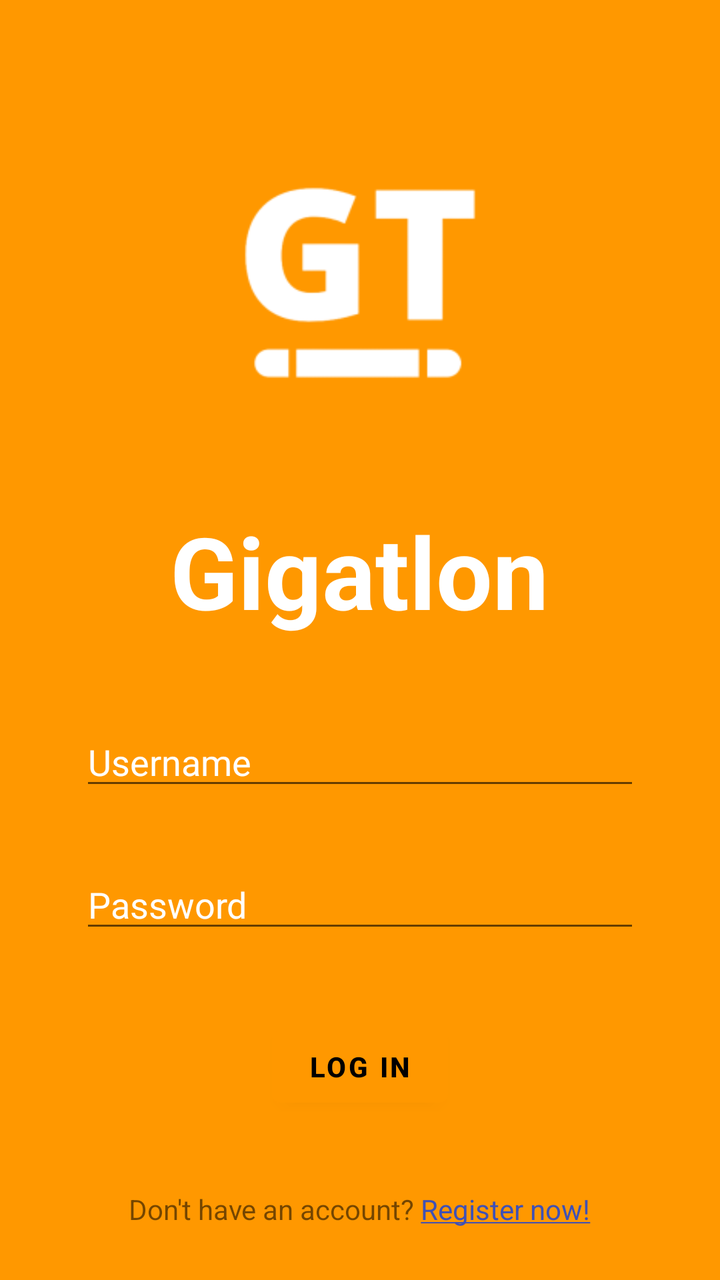
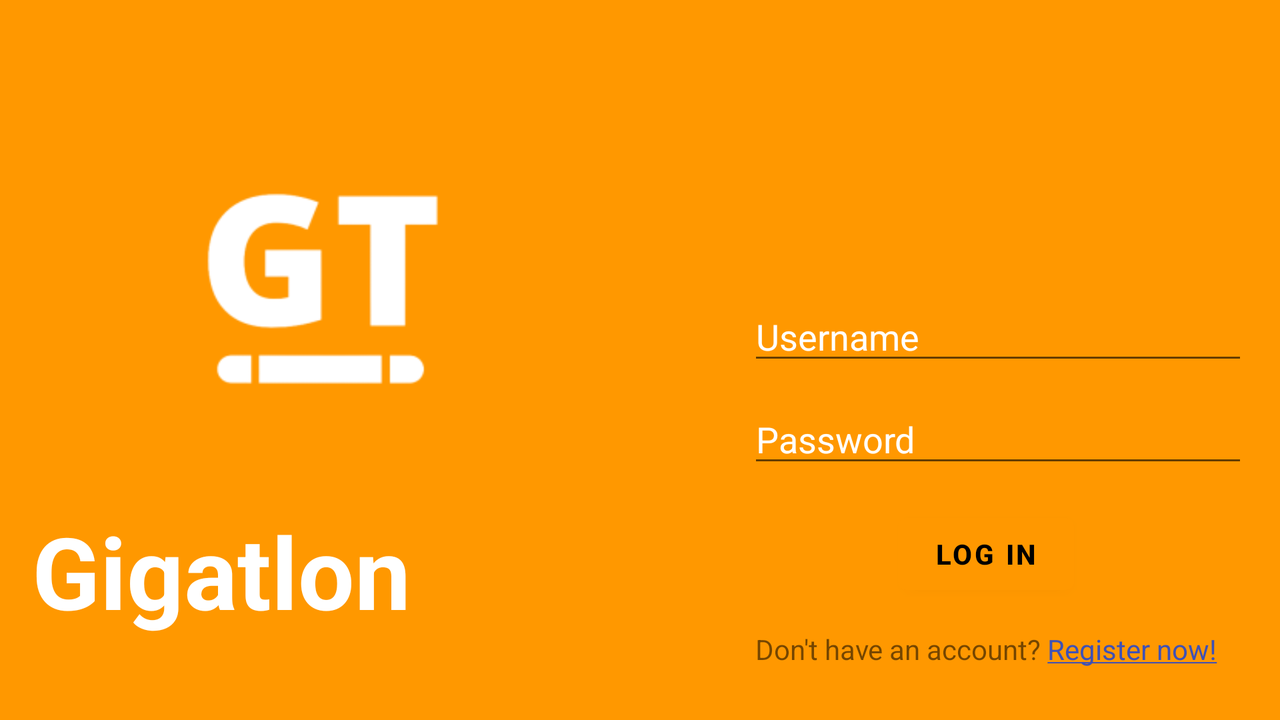

An Android layout and its configuration variant, each rendered on a device that would load it. The default file and the variant file are quoted in full after the pictures.
<!-- AndroidManifest.xml: application theme Theme.Gigatlon -->
<!-- res/layout/fragment_login.xml -->
<?xml version="1.0" encoding="utf-8"?>
<androidx.constraintlayout.widget.ConstraintLayout xmlns:android="http://schemas.android.com/apk/res/android"
    xmlns:app="http://schemas.android.com/apk/res-auto"
    xmlns:tools="http://schemas.android.com/tools"
    android:id="@+id/container"
    android:layout_width="match_parent"
    android:layout_height="match_parent"
    android:background="@color/orange"
    android:paddingLeft="@dimen/activity_horizontal_margin"
    android:paddingTop="@dimen/activity_vertical_margin"
    android:paddingRight="@dimen/activity_horizontal_margin"
    android:paddingBottom="@dimen/activity_vertical_margin"
    tools:context=".ui.logIn.fragment_logIn">

    <EditText
        android:id="@+id/username"
        android:layout_width="0dp"
        android:layout_height="wrap_content"
        android:layout_marginStart="24dp"
        android:layout_marginTop="40dp"
        android:layout_marginEnd="24dp"
        android:autofillHints="@string/prompt_email"
        android:hint="@string/prompt_email"
        android:inputType="textEmailAddress"
        android:selectAllOnFocus="true"
        android:textColor="#FFFFFF"
        android:textColorHighlight="#FFFFFF"
        android:textColorHint="#FFFFFF"
        android:textSize="@dimen/popup_text_size"
        app:layout_constraintEnd_toEndOf="parent"
        app:layout_constraintStart_toStartOf="parent"
        app:layout_constraintTop_toBottomOf="@+id/app_name" />

    <EditText
        android:id="@+id/password"
        android:layout_width="0dp"
        android:layout_height="wrap_content"
        android:layout_marginStart="24dp"
        android:layout_marginTop="30dp"
        android:layout_marginEnd="24dp"
        android:autofillHints="@string/prompt_password"
        android:hint="@string/prompt_password"
        android:imeActionLabel="@string/action_sign_in_short"
        android:imeOptions="actionDone"
        android:inputType="textPassword"
        android:selectAllOnFocus="true"
        android:textColor="#FFFFFF"
        android:textColorHint="#FFFFFF"
        android:textSize="@dimen/popup_text_size"
        app:layout_constraintEnd_toEndOf="parent"
        app:layout_constraintStart_toStartOf="parent"
        app:layout_constraintTop_toBottomOf="@+id/username" />

    <ProgressBar
        android:id="@+id/loading"
        android:layout_width="wrap_content"
        android:layout_height="wrap_content"
        android:layout_gravity="center"
        android:layout_marginStart="32dp"
        android:layout_marginTop="64dp"
        android:layout_marginEnd="32dp"
        android:layout_marginBottom="64dp"
        android:visibility="gone"
        app:layout_constraintBottom_toBottomOf="parent"
        app:layout_constraintEnd_toEndOf="@+id/password"
        app:layout_constraintStart_toStartOf="@+id/password"
        app:layout_constraintTop_toTopOf="parent"
        app:layout_constraintVertical_bias="0.3" />

    <TextView
        android:id="@+id/app_name"
        android:layout_width="wrap_content"
        android:layout_height="wrap_content"
        android:layout_marginTop="@dimen/Gigatlon_login"
        android:text="@string/app_name"
        android:textColor="?android:attr/textColorLink"
        android:textSize="@dimen/app_name_size"
        android:textStyle="bold"
        app:layout_constraintEnd_toEndOf="@+id/imageView5_l"
        app:layout_constraintStart_toStartOf="@+id/imageView5_l"
        app:layout_constraintTop_toTopOf="parent" />

    <ImageView
        android:id="@+id/imageView5_l"
        android:layout_width="@dimen/huge_icon_size"
        android:layout_height="@dimen/huge_icon_size"
        android:src="@mipmap/gigatlon_icon_2_foreground"
        app:layout_constraintEnd_toEndOf="parent"
        app:layout_constraintHorizontal_bias="0.495"
        app:layout_constraintStart_toStartOf="parent"
        app:layout_constraintTop_toTopOf="parent" />

    <Button
        android:id="@+id/confirm"
        style="@style/button"
        android:layout_width="wrap_content"
        android:layout_height="wrap_content"

        android:text="@string/log_in"
        android:textSize="@dimen/button_text_size"
        android:textStyle="bold"
        app:layout_constraintBottom_toTopOf="@+id/create_account"
        app:layout_constraintEnd_toEndOf="parent"
        app:layout_constraintStart_toStartOf="parent"
        app:layout_constraintTop_toBottomOf="@+id/password" />

    <TextView
        android:id="@+id/create_account"
        android:layout_width="wrap_content"
        android:layout_height="wrap_content"
        android:layout_marginBottom="10dp"
        android:linksClickable="false"
        android:text="@string/create_account"
        android:textColorLink="#3F51B5"
        android:textSize="@dimen/standard_text_size"
        app:layout_constraintBottom_toBottomOf="parent"
        app:layout_constraintEnd_toEndOf="parent"
        app:layout_constraintHorizontal_bias="0.497"
        app:layout_constraintStart_toStartOf="parent" />

</androidx.constraintlayout.widget.ConstraintLayout>
<!-- resources referenced by this layout -->
<resources>
  <color name="orange">#FF9800</color>
  <dimen name="Gigatlon_login">236dp</dimen>
  <dimen name="activity_horizontal_margin">16dp</dimen>
  <dimen name="activity_vertical_margin">16dp</dimen>
  <dimen name="app_name_size">50sp</dimen>
  <dimen name="button_text_size">14sp</dimen>
  <dimen name="huge_icon_size">250dp</dimen>
  <dimen name="popup_text_size">18sp</dimen>
  <dimen name="standard_text_size">14sp</dimen>
  <!-- mipmap gigatlon_icon_2_foreground: png bitmap (mipmap-hdpi, 2015 bytes) -->
  <string name="action_sign_in_short">Sign in</string>
  <string name="app_name" translatable="false">Gigatlon</string>
  <string name="create_account">Don\'t have an account? <a href="to_somewher">Register now!</a></string>
  <string name="log_in">Log In</string>
  <string name="prompt_email">Username</string>
  <string name="prompt_password">Password</string>
  <style name="Theme.Gigatlon" parent="Theme.MaterialComponents.DayNight.DarkActionBar">
          
          <item name="colorPrimary">@color/orange</item>
          <item name="colorPrimaryVariant">@color/orange_darken1</item>
          <item name="colorOnPrimary">@color/black</item>
          
          <item name="colorSecondary">@color/white</item>
          <item name="colorSecondaryVariant">@color/orange_darken1</item>
          <item name="colorOnSecondary">@color/black</item>
          
          <item name="android:statusBarColor" tools:targetApi="l">?attr/colorPrimaryVariant</item>
          
      </style>
  <color name="orange_darken1">#FF7800</color>
  <color name="black">#FF000000</color>
  <color name="white">#FFFFFFFF</color>
</resources>
<!-- res/layout-land/fragment_login.xml (the repository's variant of the layout above) -->
<!-- drawn on the phone turned sideways -->
<?xml version="1.0" encoding="utf-8"?>
<androidx.constraintlayout.widget.ConstraintLayout xmlns:android="http://schemas.android.com/apk/res/android"
    xmlns:app="http://schemas.android.com/apk/res-auto"
    xmlns:tools="http://schemas.android.com/tools"
    android:id="@+id/container"
    android:layout_width="match_parent"
    android:layout_height="match_parent"
    android:background="@color/orange"
    android:paddingLeft="@dimen/activity_horizontal_margin"
    android:paddingTop="@dimen/activity_vertical_margin"
    android:paddingRight="@dimen/activity_horizontal_margin"
    android:paddingBottom="@dimen/activity_vertical_margin"
    tools:context=".ui.logIn.fragment_logIn">

    <EditText
        android:id="@+id/username"
        android:layout_width="250dp"
        android:layout_height="wrap_content"
        android:layout_marginTop="130dp"
        android:autofillHints="@string/prompt_email"
        android:hint="@string/prompt_email"
        android:inputType="textEmailAddress"
        android:selectAllOnFocus="true"
        android:textColor="#FFFFFF"
        android:textColorHighlight="#FFFFFF"
        android:textColorHint="#FFFFFF"
        android:textSize="@dimen/popup_text_size"
        app:layout_constraintEnd_toEndOf="parent"
        app:layout_constraintHorizontal_bias="0.748"
        app:layout_constraintStart_toEndOf="@+id/imageView5"
        app:layout_constraintTop_toTopOf="parent" />

    <EditText
        android:id="@+id/password"
        android:layout_width="250dp"
        android:layout_height="wrap_content"
        android:layout_marginTop="10dp"
        android:autofillHints="@string/prompt_password"
        android:hint="@string/prompt_password"
        android:imeActionLabel="@string/action_sign_in_short"
        android:imeOptions="actionDone"
        android:inputType="textPassword"
        android:selectAllOnFocus="true"
        android:textColor="#FFFFFF"
        android:textColorHint="#FFFFFF"
        android:textSize="@dimen/popup_text_size"
        app:layout_constraintEnd_toEndOf="@+id/username"
        app:layout_constraintHorizontal_bias="0.0"
        app:layout_constraintStart_toStartOf="@+id/username"
        app:layout_constraintTop_toBottomOf="@+id/username" />

    <TextView
        android:id="@+id/app_name"
        android:layout_width="wrap_content"
        android:layout_height="wrap_content"
        android:layout_marginTop="@dimen/Gigatlon_login"
        android:text="@string/app_name"
        android:textColor="?android:attr/textColorLink"
        android:textSize="@dimen/app_name_size"
        android:textStyle="bold"
        app:layout_constraintEnd_toEndOf="@+id/imageView5"
        app:layout_constraintStart_toStartOf="@+id/imageView5"
        app:layout_constraintTop_toTopOf="parent" />

    <ImageView
        android:id="@+id/imageView5_l"
        android:layout_width="@dimen/huge_icon_size"
        android:layout_height="@dimen/huge_icon_size"
        android:layout_marginStart="@dimen/Gigatlon_icon_left"
        android:layout_marginBottom="@dimen/Gigatlon_icon_bottom"
        android:src="@mipmap/gigatlon_icon_2_foreground"
        app:layout_constraintBottom_toBottomOf="parent"
        app:layout_constraintStart_toStartOf="parent"
        app:layout_constraintTop_toTopOf="parent"
        app:layout_constraintVertical_bias="0.063" />

    <Button
        android:id="@+id/confirm"
        style="@style/button"
        android:layout_width="wrap_content"
        android:layout_height="wrap_content"

        android:text="@string/log_in"
        android:textSize="@dimen/button_text_size"
        android:textStyle="bold"
        app:layout_constraintBottom_toTopOf="@+id/create_account"
        app:layout_constraintEnd_toEndOf="@+id/password"
        app:layout_constraintHorizontal_bias="0.462"
        app:layout_constraintStart_toStartOf="@+id/password"
        app:layout_constraintTop_toBottomOf="@+id/password" />

    <TextView
        android:id="@+id/create_account"
        android:layout_width="wrap_content"
        android:layout_height="wrap_content"
        android:layout_marginBottom="10dp"
        android:linksClickable="false"
        android:text="@string/create_account"
        android:textColorLink="#3F51B5"
        android:textSize="@dimen/standard_text_size"
        app:layout_constraintBottom_toBottomOf="parent"
        app:layout_constraintEnd_toEndOf="@+id/confirm"
        app:layout_constraintStart_toStartOf="@+id/confirm" />

</androidx.constraintlayout.widget.ConstraintLayout>
<!-- resources referenced by the variant -->
<!-- as the phone turned sideways resolves them -->
<resources>
  <color name="orange">#FF9800</color>
  <dimen name="Gigatlon_icon_bottom">30dp</dimen>
  <dimen name="Gigatlon_icon_left">20dp</dimen>
  <dimen name="Gigatlon_login">236dp</dimen>
  <dimen name="activity_horizontal_margin">16dp</dimen>
  <dimen name="activity_vertical_margin">16dp</dimen>
  <dimen name="app_name_size">50sp</dimen>
  <dimen name="button_text_size">14sp</dimen>
  <dimen name="huge_icon_size">250dp</dimen>
  <dimen name="popup_text_size">18sp</dimen>
  <dimen name="standard_text_size">14sp</dimen>
  <!-- mipmap gigatlon_icon_2_foreground: png bitmap (mipmap-hdpi, 2015 bytes) -->
  <string name="action_sign_in_short">Sign in</string>
  <string name="app_name" translatable="false">Gigatlon</string>
  <string name="create_account">Don\'t have an account? <a href="to_somewher">Register now!</a></string>
  <string name="log_in">Log In</string>
  <string name="prompt_email">Username</string>
  <string name="prompt_password">Password</string>
  <style name="Theme.Gigatlon" parent="Theme.MaterialComponents.DayNight.DarkActionBar">
          
          <item name="colorPrimary">@color/orange</item>
          <item name="colorPrimaryVariant">@color/orange_darken1</item>
          <item name="colorOnPrimary">@color/black</item>
          
          <item name="colorSecondary">@color/white</item>
          <item name="colorSecondaryVariant">@color/orange_darken1</item>
          <item name="colorOnSecondary">@color/black</item>
          
          <item name="android:statusBarColor" tools:targetApi="l">?attr/colorPrimaryVariant</item>
          
      </style>
  <color name="orange_darken1">#FF7800</color>
  <color name="black">#FF000000</color>
  <color name="white">#FFFFFFFF</color>
</resources>
